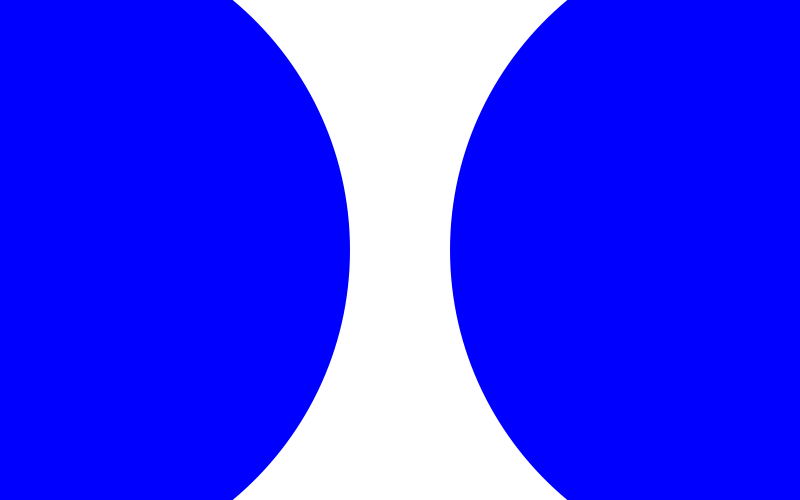
Frame 1 (no input)
Frame 60 (the mouse pressed at the canvas centre just before this capture): identical to frame 1, image omitted
Frame 120 (the mouse held since frame 60 and released just before this capture): identical to frame 1, image omitted

The Processing sketch that drew this single still picture (run headless with seeded random() and noise(); from frame 60 on, the mouse is pressed at the canvas centre):

// Processing sketch: sky_blue
// ── sky_blue.pde
void setup() {
  size(800, 500);
}

void draw() {
  translate(width/2, height/2);
  scale(height/1000.0);
  
  background(255);
  fill(0, 0, 255);
  noStroke();
  ellipse(-750, 0, 1300, 1300);
  ellipse(750, 0, 1300, 1300);
}
